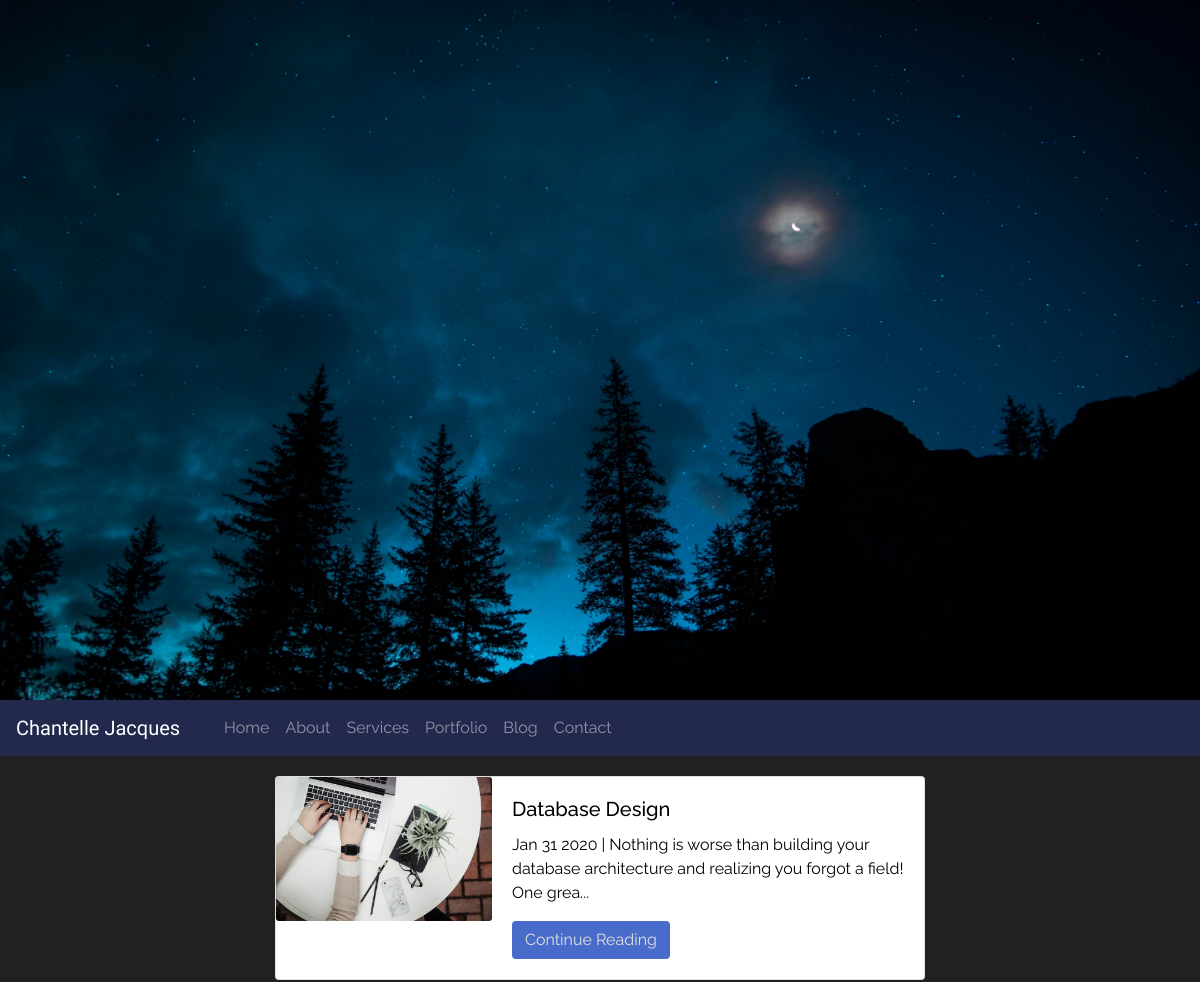
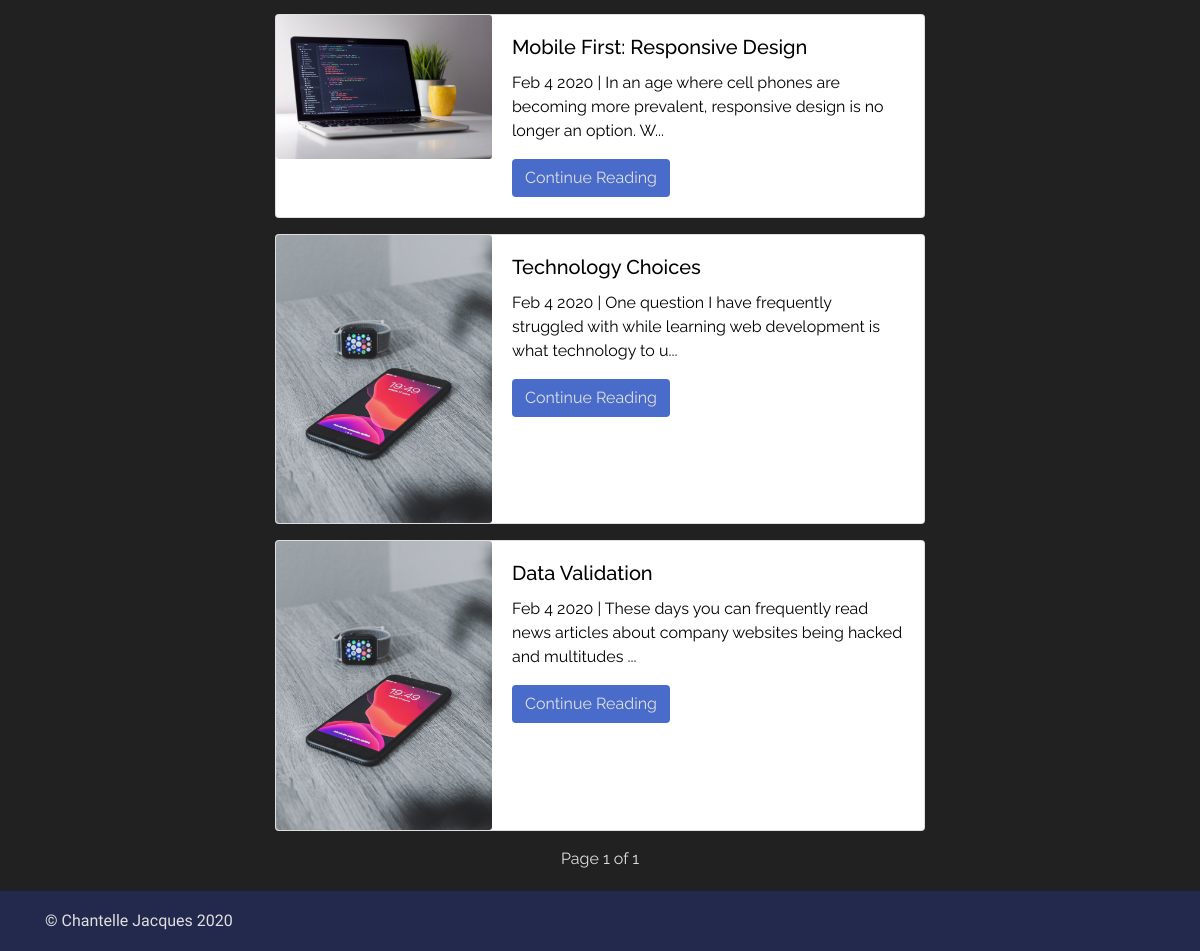
Screenshot of /blog/ with the database file from the repository (2 pictures, top to bottom).
### blog/models.py (models this page shows, shortened)
class Blog(models.Model):
    title = models.CharField(max_length=255)
    pub_date = models.DateTimeField()
    body = models.TextField()
    image = models.ImageField(upload_to='images/')
    def summary(self):
        return self.body[:100] + "..."
    def pub_date_pretty(self):
        return self.pub_date.strftime('%b %e %Y')

### blog/views.py (the view)
# urls.py: path('', views.BlogList.as_view(), name='all'),
class BlogList(generic.ListView):
    paginate_by = 5
    model=models.Blog

### blog/templates/blog/blog_list.html (shortened to what this page needs)
{% extends 'base.html' %}
{% block content %}
<section class="blog-list-section">
  <div class="container blog-list-container">
    {% for blog in blog_list %}
        <div class="card mb-3 blog-list-card" style="max-width: 650px;">
          <div class="row no-gutters">
            <div class="col-md-4">
              <img src="{{ blog.image.url }}" class="card-img" alt="...">
            </div>
            <div class="col-md-8">
              <div class="card-body">
                <h5 class="card-title">{{blog.title}}</h5>
                <p class="card-text">{{blog.pub_date_pretty}} | {{blog.summary}}</p>
                <a class="btn" href="{% url 'blog:detail' blog.id %}">Continue Reading</a>
              </div>
            </div>
          </div>
        </div>
    {% endfor %}
    <div class="pagination">
      <div class="step-links">
          <span class="current">
              Page {{ page_obj.number }} of {{ page_obj.paginator.num_pages }}
          </span>
      </div>
    </div>
  </div>
</section>
{% endblock %}

### templates/base.html (shortened to what this page needs)
<!DOCTYPE html>
{% load staticfiles %}
<html lang="en" dir="ltr">
  <head>
    <link rel="stylesheet" href="https://stackpath.bootstrapcdn.com/bootstrap/4.4.1/css/bootstrap.min.css">
    <link rel="stylesheet" href="{% static 'css/master.css' %}">
  </head>
  <body>
    <div class="hero">
    </div>
    <header class="sticky-top">
      <nav class="navbar navbar-expand-md navbar-dark" id="myNav" style="background-color: #22294d">
        <a class="navbar-brand" href="{% url 'home' %}#">Chantelle Jacques</a>
        <div class="collapse navbar-collapse" id="navbarTogglerDemo02">
          <ul class="navbar-nav mr-auto mt-2 mt-lg-0">
            <li class="nav-item">
              <a class="nav-link" href="{% url 'home' %}#">Home<span class="sr-only">(current)</span></a>
            </li>
            <li class="nav-item">
              <a class="nav-link" href="{% url 'home' %}#about-section">About</a>
            </li>
            <li class="nav-item">
              <a class="nav-link" href="{% url 'home' %}#services-section">Services</a>
            </li>
            <li class="nav-item">
              <a class="nav-link" href="{% url 'home' %}#portfolio-section">Portfolio</a>
            </li>
            <li class="nav-item">
              <a class="nav-link" href="{% url 'home' %}#blog-section">Blog</a>
            </li>
            <li class="nav-item">
              <a class="nav-link" href="{% url 'home' %}#contact-section">Contact</a>
            </li>
          </ul>
        </div>
      </nav>
    </header>
    <main>
        {% block content %}
        {% endblock %}
    </main>
    <footer class="footer" style="background-color: #22294d">
      <div class="container">
        <span>&copy; Chantelle Jacques {% now "Y" %}</span>
      </div>
    </footer>
  </body>
</html>

### static/css/master.css (style rules this page uses)
html { min-height: 100%; position: relative; }
body { font-family: 'Raleway', sans-serif; position: relative; }
main { padding-bottom: 60px; background-color: #212121; color: #e0e0e0; }
.footer { position: absolute; font-family: 'Julius Sans One', sans-serif; bottom: 0; width: 100%; height: 60px; line-height: 60px; color: #e0e0e0; }
.btn { background-color: #496ccb; color: #e0e0e0; }
.hero { margin: 0; background-image: url('../images/roberto-nickson-DauE-Q425nU-unsplash.jpg'); background-size: cover; background-repeat: no-repeat; height: 300px; }
@media only screen and (min-width: 768px) { .hero { height: 400px; } }
@media only screen and (min-width: 992px) { .hero { height: 500px; } }
@media only screen and (min-width: 1200px) { .hero { height: 700px; } }
.navbar-brand { font-family: 'Julius Sans One', sans-serif; padding-right: 20px; }
.card-body { color: black; }
.blog-list-section, .blog-detail-section { padding-top: 20px; padding-bottom: 20px; }
.step-links { text-align: center; margin: auto; }
.blog-list-card { margin: auto; }

### rows the page displays
Blog: image (picture), title "Database Design", pub_date_pretty "Jan 31 2020", summary "Nothing is worse than building your database architecture and realizing you forgot a field! One grea..."
Blog: image (picture), title "Mobile First: Responsive Design", pub_date_pretty "Feb 4 2020", summary "In an age where cell phones are becoming more prevalent, responsive design is no longer an option. W..."
Blog: image (picture), title "Technology Choices", pub_date_pretty "Feb 4 2020", summary "One question I have frequently struggled with while learning web development is what technology to u..."
Blog: image (picture), title "Data Validation", pub_date_pretty "Feb 4 2020", summary "These days you can frequently read news articles about company websites being hacked and multitudes ..."

### other values shown
{{ page_obj.number }} "1"
{{ page_obj.paginator.num_pages }} "1"
